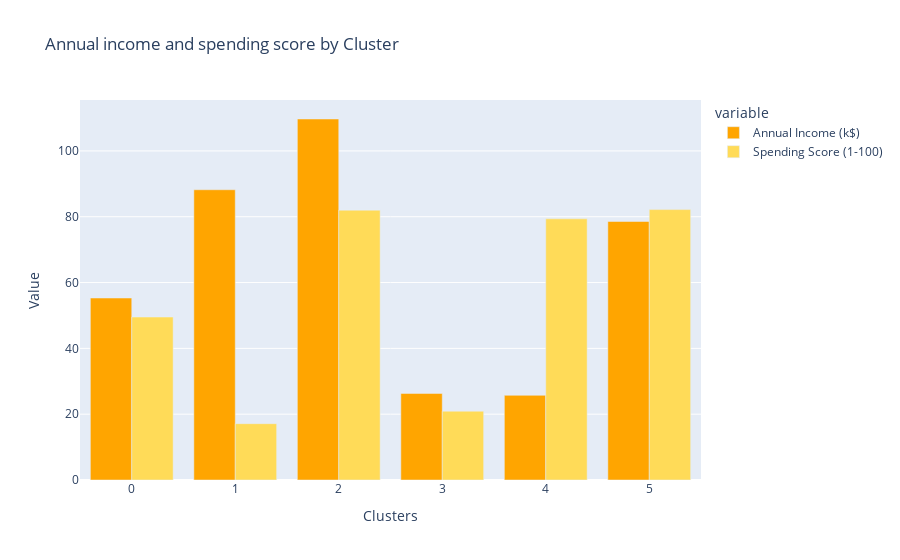

Notebook source saved alongside this figure:
### Code cell
xgb = X.groupby(final_model6.labels_).mean()

fig = px.bar(
    xgb,
    barmode='group',
    title="Annual income and spending score by Cluster",
    color_discrete_sequence=['orange','#FFDB58']*len(xgb)
)
fig.update_layout(xaxis_title="Clusters", yaxis_title='Value')

fig.show()

### Figure 1 — Plotly figure (JSON) as saved in the notebook; plotly's stock layout.template omitted (floating-point values rounded to 4 significant figures)
{"data": [{"alignmentgroup": "True", "hovertemplate": "variable=Annual Income (k$)<br>index=%{x}<br>value=%{y}<extra></extra>", "legendgroup": "Annual Income (k$)", "marker": {"color": "orange", "pattern": {"shape": ""}}, "name": "Annual Income (k$)", "offsetgroup": "Annual Income (k$)", "orientation": "v", "showlegend": true, "textposition": "auto", "type": "bar", "x": [0, 1, 2, 3, 4, 5], "xaxis": "x", "y": [55.3, 88.2, 109.7, 26.3, 25.73, 78.55], "yaxis": "y"}, {"alignmentgroup": "True", "hovertemplate": "variable=Spending Score (1-100)<br>index=%{x}<br>value=%{y}<extra></extra>", "legendgroup": "Spending Score (1-100)", "marker": {"color": "#FFDB58", "pattern": {"shape": ""}}, "name": "Spending Score (1-100)", "offsetgroup": "Spending Score (1-100)", "orientation": "v", "showlegend": true, "textposition": "auto", "type": "bar", "x": [0, 1, 2, 3, 4, 5], "xaxis": "x", "y": [49.52, 17.11, 82, 20.91, 79.36, 82.17], "yaxis": "y"}], "layout": {"barmode": "group", "legend": {"title": {"text": "variable"}, "tracegroupgap": 0}, "title": {"text": "Annual income and spending score by Cluster"}, "xaxis": {"anchor": "y", "domain": [0, 1], "title": {"text": "Clusters"}}, "yaxis": {"anchor": "x", "domain": [0, 1], "title": {"text": "Value"}}}}
